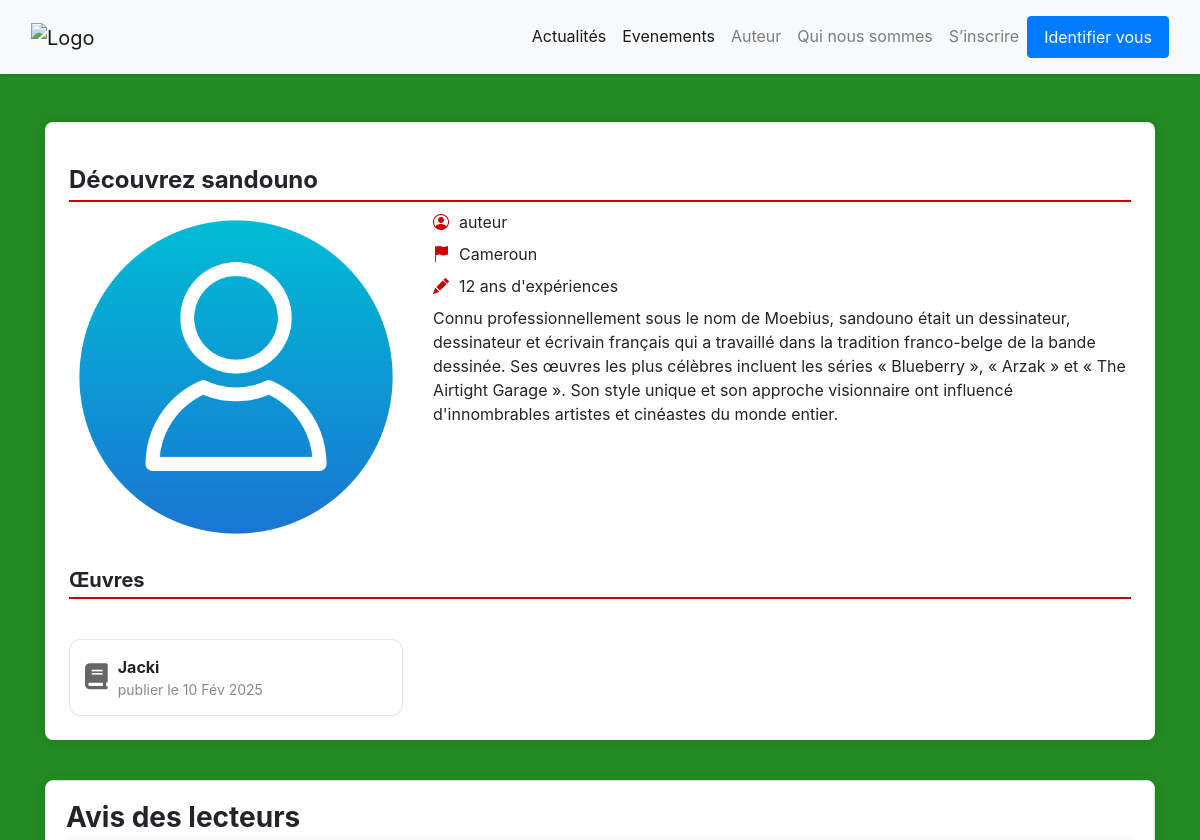
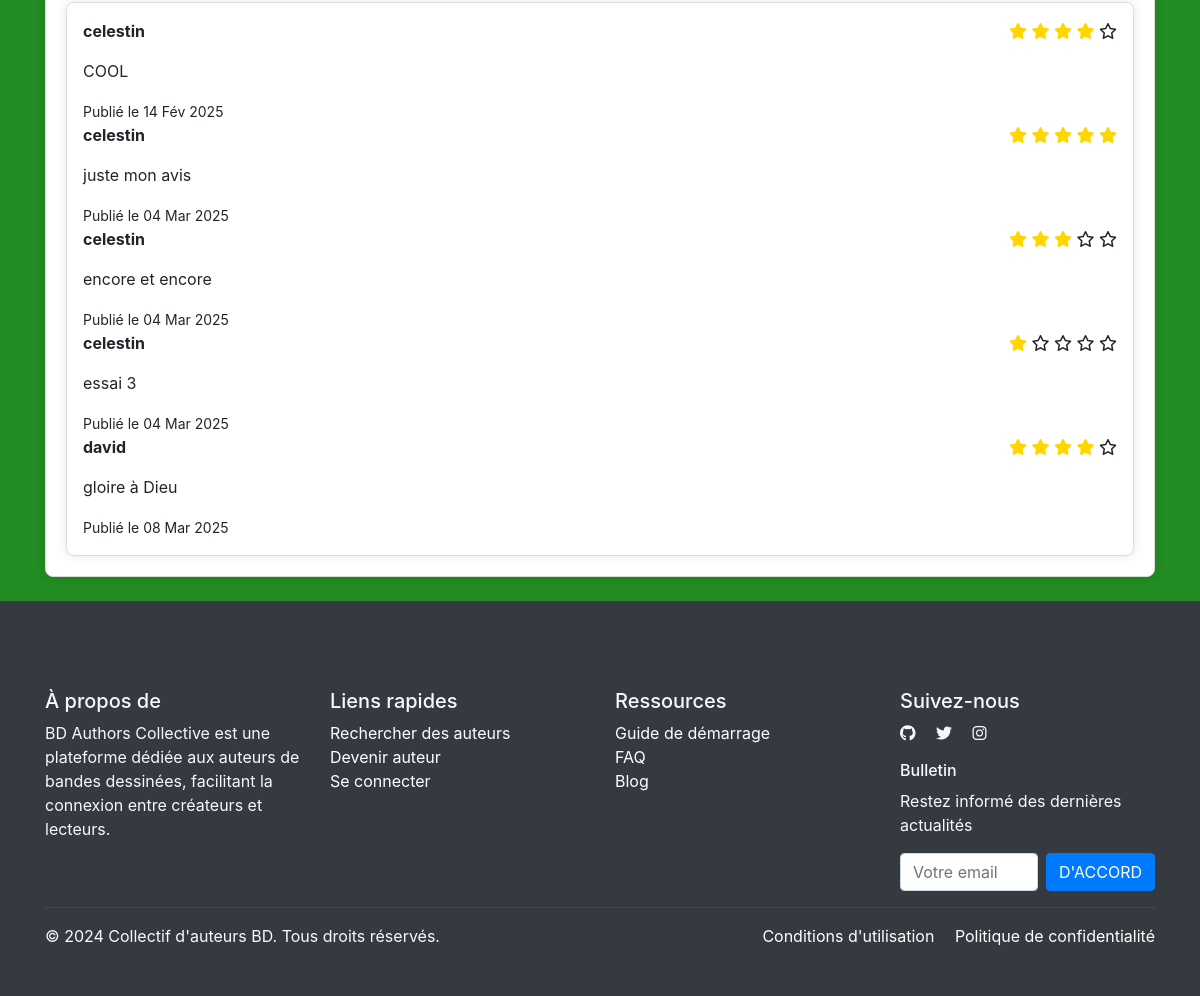
Page /gestion_content/detail/2/ on the committed database (2 pictures, top to bottom).
### gestion_utilisateur/models.py (models this page shows, shortened)
class Utilisateur(AbstractUser):
    Role_choice = [
        ('auteur','auteur'),
        ('lecteur','lecteur')
    ]
    Annee_Experience = [
        ('0-2 ans','0-2 ans'),
        ('3-5 ans','3-5 ans'),
        ('5-10 ans','5-10 ans'),
        ('plus de 10 ans','plus de 10 ans')
    ]
    PAYS_AFRICAINS = [
    ("Algérie", "Algérie"), ("Angola", "Angola"), ("Bénin", "Bénin"), ("Botswana", "Botswana"),
    ("Burkina Faso", "Burkina Faso"), ("Burundi", "Burundi"), ("Cameroun", "Cameroun"),
    ("Cap-Vert", "Cap-Vert"), ("République Centrafricaine", "République Centrafricaine"),
    ("Tchad", "Tchad"), ("Comores", "Comores"), ("Congo-Brazzaville", "Congo-Brazzaville"),
    ("Congo-Kinshasa", "Congo-Kinshasa"), ("Djibouti", "Djibouti"), ("Égypte", "Égypte"),
    ("Guinée Équatoriale", "Guinée Équatoriale"), ("Érythrée", "Érythrée"), ("Eswatini", "Eswatini"),
    ("Éthiopie", "Éthiopie"), ("Gabon", "Gabon"), ("Gambie", "Gambie"), ("Ghana", "Ghana"),
    ("Guinée", "Guinée"), ("Guinée-Bissau", "Guinée-Bissau"), ("Côte d'Ivoire", "Côte d'Ivoire"),
    ("Kenya", "Kenya"), ("Lesotho", "Lesotho"), ("Libéria", "Libéria"), ("Libye", "Libye"),
    ("Madagascar", "Madagascar"), ("Malawi", "Malawi"), ("Mali", "Mali"), ("Mauritanie", "Mauritanie"),
    ("Maurice", "Maurice"), ("Maroc", "Maroc"), ("Mozambique", "Mozambique"), ("Namibie", "Namibie"),
    ("Niger", "Niger"), ("Nigéria", "Nigéria"), ("Rwanda", "Rwanda"), ("Sao Tomé-et-Principe", "Sao Tomé-et-Principe"),
    ("Sénégal", "Sénégal"), ("Seychelles", "Seychelles"), ("Sierra Leone", "Sierra Leone"),
    ("Somalie", "Somalie"), ("Afrique du Sud", "Afrique du Sud"), ("Soudan du Sud", "Soudan du Sud"),
    ("Soudan", "Soudan"), ("Tanzanie", "Tanzanie"), ("Togo", "Togo"), ("Tunisie", "Tunisie"),
    ("Ouganda", "Ouganda"), ("Zambie", "Zambie"), ("Zimbabwe", "Zimbabwe")
]
    role = models.CharField(max_length=120, choices=Role_choice,default='lecteur')
    annee_experience = models.CharField(max_length=120, choices=Annee_Experience,blank=True, null=True)
    bio = models.TextField()
    email = models.EmailField(unique=True)
    profil_picture = models.ImageField(upload_to='media/',blank=True,null=True)
    genres = models.ManyToManyField("gestion_content.Genre", related_name="auteurs", blank=True, null=True)
    token = models.CharField(max_length=120)
    pays = models.CharField(max_length=100, choices=PAYS_AFRICAINS, default="Cameroun",null=True)
    valid_auteur = models.BooleanField(default=False)
    USERNAME_FIELD = 'email'  #  l'email pour l'authentification
    REQUIRED_FIELDS = ['username']

### gestion_content/models.py (models this page shows, shortened)
class Work(models.Model):
    title = models.CharField(max_length=255)
    author = models.ForeignKey('gestion_utilisateur.Utilisateur', on_delete=models.CASCADE, related_name='works')
    publication_date = models.DateField(auto_now=True)
    cover_image = models.ImageField(upload_to='media/', blank=True, null=True)
    description = models.TextField()
    genres = models.ForeignKey('Genre',on_delete=models.CASCADE,blank=True,null=True,related_name='work')

class Notation(models.Model):
    user = models.ForeignKey('gestion_utilisateur.Utilisateur', on_delete=models.CASCADE, related_name='notation')  # ✅ Ici aussi
    work = models.ForeignKey(Work, on_delete=models.CASCADE, related_name='notation')
    rating = models.IntegerField(choices=[(i, i) for i in range(1, 6)])  # Note entre 1 et 5
    comment = models.TextField()
    created_at = models.DateTimeField(auto_now_add=True)
    def __str__(self):
        return f"{self.user.username} - {self.work.title} - {self.rating}"

### gestion_content/views.py (the view, shortened to what this page needs)
def detail_auteur(request, auteur_id):
    totatl_notif = 0
    nb_notif = 0
    user_authenticate = request.user.is_authenticated
    usere = request.user
    try:
     profil = Utilisateur.objects.get(id=usere.id)
    except Utilisateur.DoesNotExist:
     profil = None
    auteur = get_object_or_404(Utilisateur, id=auteur_id)
    oeuvres = Work.objects.filter(author=auteur).annotate(moyenne_note=Avg('notation__rating'))
    notations = Notation.objects.filter(work__in=oeuvres).select_related('user', 'work')
    print(notations)
    if notations:
        for each_notif in notations:
          totatl_notif = totatl_notif + each_notif.rating
    notation = Notation.objects.filter(work__in=oeuvres).count()
    print(notation)
    if notation !=0:
       nb_notif = totatl_notif/notation
    return render(request, 'gestion_content/detail.html', {
        'auteur': auteur,
        'oeuvres': oeuvres,
        'notations': notations,
        'nb_notif':nb_notif,
        'user_authenticate':user_authenticate,
        'profil':profil
    })

### gestion_content/templates/gestion_content/detail.html (shortened to what this page needs)
{% load static %}
<!DOCTYPE html>
<html lang="fr">
<head>
    <link rel="stylesheet" href="https://cdn.jsdelivr.net/npm/bootstrap@5.3.0/dist/css/bootstrap.min.css">
    <link rel="stylesheet" href="https://cdn.jsdelivr.net/npm/bootstrap-icons/font/bootstrap-icons.css">
    <link rel="stylesheet" href="https://cdnjs.cloudflare.com/ajax/libs/font-awesome/6.5.1/css/all.min.css">
    <link rel="stylesheet" href="{% static 'gestion_content/css/bootstrap.min.css'%}">
</head>
<body>
       <nav class="navbar navbar-expand-lg navbar-light bg-light shadow-sm p-3">
        <div class="container-fluid">
            <a class="navbar-brand" href="#">
                <img src="logo.png" alt="Logo" width="120" height="40">
            </a>
            <div class="collapse navbar-collapse" id="navbarNav">
                <ul class="navbar-nav ms-auto">
                    <li class="nav-item ">
                        <a class="nav-link active" href="{% url 'home' %}">Actualités</a>
                    </li>
                    <li class="nav-item ">
                        <a class="nav-link active" href="{% url 'evenement' %}">Evenements</a>
                    </li>
                    <li class="nav-item ">
                        <a class="nav-link " href="{% url 'auteur' %}">Auteur</a>
                    </li>
                    <li class="nav-item">
                        <a class="nav-link" href="#">Qui nous sommes</a>
                    </li>
                    {% if not user_authenticate %}
                    <li class="nav-item">
                        <a class="nav-link" href="{% url 'signup' %}">S’inscrire</a>
                    </li>
                    <li class="nav-item">
                        <a class="nav-link btn btn-primary text-white px-3" href="{% url 'signin' %}">Identifier vous</a>
                    </li>
                    {% endif %}
                </ul>
            </div>
        </div>
    </nav>
    <div class="container mt-5">
      <div class="section-green">
        <div class="profile-card mx-auto p-4">
            <h4 class="fw-bold section-title">Découvrez {{auteur.username}}</h4>
            <div class="row">
                <div class="col-md-4 text-center">
                    {% if auteur.profil_picture %}
                    <img src="{{auteur.profil_picture.url}}" class="d-block w-100" alt="Nature">
                    {% else %}
                    <img src="{% static "gestion_content/images/prof.png" %}" class="d-block w-100" alt="Nature">
                    {% endif %}
                </div>
                <div class="col-md-8">
                    <div class="mb-2 icon-text">
                        <i class="bi bi-person-circle"></i> <span>{{auteur.role}}</span>
                    </div>
                    <div class="mb-2 icon-text">
                        <i class="bi bi-flag-fill"></i> <span>{{auteur.pays}}</span>
                    </div>
                    <div class="mb-2 icon-text">
                        <i class="bi bi-pencil-fill"></i> <span>12 ans d'expériences</span>
                    </div>
                    <p>
                       {{auteur.bio}}
                    </p>
                </div>
            </div>
            <h5 class="fw-bold section-title mt-4">Œuvres</h5>
            <div class="row g-4 mt-3">
                {% for oeuvre in oeuvres %}
                    <div class="col-lg-4 col-md-6">
                        <div class="bibliographie-card">
                            <i class="fas fa-book"></i>
                            <div>
                                <div class="title">{{ oeuvre.title }}</div>
                                <div class="year">publier le {{ oeuvre.publication_date|date:"d M Y" }}</div>
                            </div>
                        </div>
                    </div>
                {% empty %}
                    <p>Aucune œuvre trouvée.</p>
                {% endfor %}
            </div>
        </div>
    </div>
        <div class="container mb-4 avis">
            <h3 class="fw-bold">Avis des lecteurs</h3>
            <div class="review p-3 avis">
                <div class="">
                {% for notation in notations %}
                <div class="stars">
                    <div class="d-flex justify-content-between">
                    <strong>{{ notation.user.username }}</strong>
                    <p>
                        {% for i in "12345"|make_list %}
                            {% if forloop.counter <= notation.rating %}
                                <i class="fas fa-star" style="color:#FFD700;"></i>
                            {% else %}
                                <i class="far fa-star"></i>
                            {% endif %}
                        {% endfor %}
                    </p>
                </div>
                    <p>{{ notation.comment }}</p>
                    <small>Publié le {{ notation.created_at|date:"d M Y" }}</small>
                </div>
            {% empty %}
                <p>Aucun avis pour le moment.</p>
            {% endfor %}
        </div>
                </div>
            </div>
        </div>
 {% include "gestion_content/footer.html" %}
</body>
</html>

### gestion_content/templates/gestion_content/detail.html (style rules this page uses)
body { background-color: #f8f9fa; }
.container { margin-top: 40px; }
.year { float: right; color: #666; font-size: 14px; }
.bibliographie-card { border: 1px solid rgba(0, 0, 0, 0.1); border-radius: 12px; padding: 15px; display: flex; align-items: center; gap: 10px; background: white; transition: 0.3s; height: 100%; }
.bibliographie-card i { font-size: 26px; color: #666; }
.bibliographie-card .title { font-weight: bold; font-size: 16px; }
.bibliographie-card .year { color: #888; font-size: 14px; }
.form-container,.avis { border: 1px solid #ddd; border-radius: 8px; padding: 16px; box-shadow: 2px 2px 10px rgba(0, 0, 0, 0.1); }
body { background-color: #228B22; }
.profile-card,.avis { background-color: white; padding: 20px; border-radius: 8px; box-shadow: 0px 0px 10px rgba(0, 0, 0, 0.1); }
.section-title { border-bottom: 2px solid #c00; padding-bottom: 5px; font-weight: bold; margin-top: 20px; }
.icon-text { display: flex; align-items: center; gap: 10px; }
.icon-text i { color: #c00; }

### rows in the picture
Utilisateur: username "sandouno", profil_picture (picture), role "auteur", pays "Cameroun", bio "Connu professionnellement sous le nom de Moebius, sandouno était un dessinateur, dessinateur et écrivain français qui a travaillé dans la tradition franco-belge de la bande dessinée. Ses œuvres les plus célèbres incluent les séries « Blueberry », « Arzak » et « The Airtight Garage ». Son style unique et son approche visionnaire ont influencé d'innombrables artistes et cinéastes du monde entier."
Work: title "Jacki", publication_date "10 Fév 2025"
Notation: user.username "celestin", rating 4 (drawn), comment "COOL", created_at "14 Fév 2025"
Notation: user.username "celestin", rating 5 (drawn), comment "juste mon avis", created_at "04 Mar 2025"
Notation: user.username "celestin", rating 3 (drawn), comment "encore et encore", created_at "04 Mar 2025"
Notation: user.username "celestin", rating 1 (drawn), comment "essai 3", created_at "04 Mar 2025"
Notation: user.username "david", rating 4 (drawn), comment "gloire à Dieu", created_at "08 Mar 2025"
